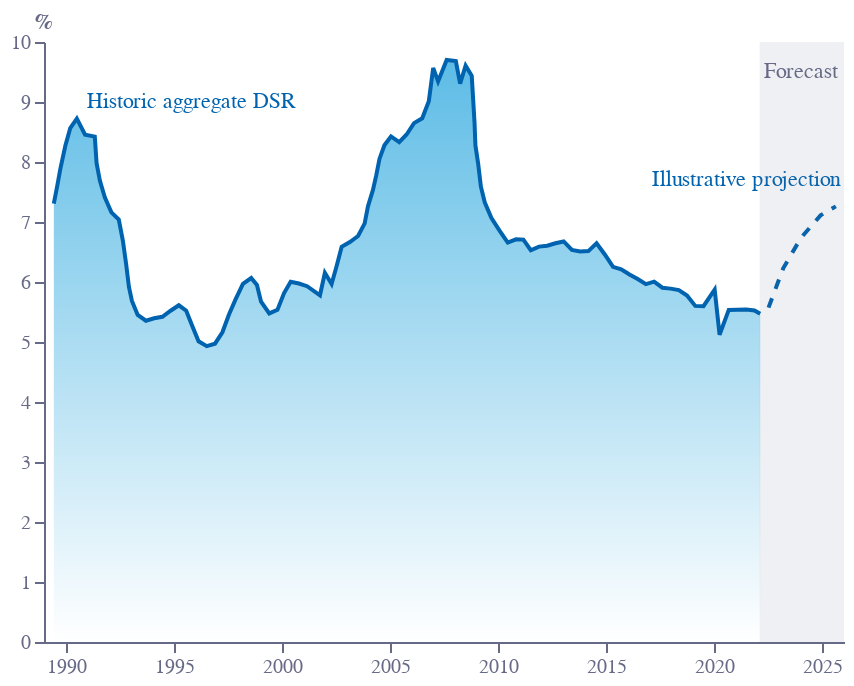

This figure's notebook cell:
### Code cell
base = alt.Chart(f5).encode(
    x=alt.X(
        "x:Q",
        axis=alt.Axis(
            grid=False,
            titleAlign="center",
            titleAnchor="middle",
            title="",
            titleY=-15,
            titleX=207,
            labelColor=colors["eco-gray"],
            titleColor=colors["eco-gray"],
            tickColor=colors["eco-gray"],
            domainColor=colors["eco-gray"],
            tickCount=10,
            orient="bottom",
            labelAngle=0,
            format='.0f'
        ),
        scale=alt.Scale(domain=[1989, 2026],nice=False),
    )
)
line = base.mark_area(line={'color':colors['eco-mid-blue']},
    color=alt.Gradient(
        gradient='linear',
        stops=[alt.GradientStop(color='white', offset=0),
               alt.GradientStop(color=colors['eco-light-blue'], offset=1)],
        x1=1,
        x2=1,
        y1=1,
        y2=0
    )).encode(
    y=alt.Y(
        "y:Q",
        sort=[],
        axis=alt.Axis(
            grid=False,
            title="%",
            titleX=-5,
            titleY=-5,
            titleBaseline="bottom",
            titleAngle=0,
            titleAlign="left",
            labelColor=colors["eco-gray"],
            titleColor=colors["eco-gray"],
            tickColor=colors["eco-gray"],
            domainColor=colors["eco-gray"],
        ),
        # scale=alt.Scale(domain=[2006, 2023]),
    )
).transform_filter('datum.x<2022.5')
line2 = base.mark_line(color=colors['eco-mid-blue'],strokeDash=[5,5]).encode(
    y=alt.Y(
        "y:Q",
        sort=[],
    )
).transform_filter('datum.x>2022.5')

label7=alt.Chart(pd.DataFrame([{'x':1991,'y':9,'t':'Historic aggregate DSR'}])).mark_text(color=colors['eco-mid-blue'],align='left').encode(x='x:Q',y='y:Q',text='t:N')
label8=alt.Chart(pd.DataFrame([{'x':2025.8,'y':7.7,'t':'Illustrative projection'}])).mark_text(color=colors['eco-mid-blue'],align='right').encode(x='x:Q',y='y:Q',text='t:N')
label9=alt.Chart(pd.DataFrame([{'x':2024,'y':9.5,'t':'Forecast'}])).mark_text(color=colors['eco-gray'],align='center').encode(x='x:Q',y='y:Q',text='t:N')

# points = line.mark_point(
#     size=25, color=colors["eco-turquiose"], fill=colors["eco-turquiose"]
# )
area = alt.Chart(pd.DataFrame([{'x':2022.1,'y':0,'y2':10},{'x':2026,'y':0,'y2':10}])).mark_area(opacity=0.1, color=colors["eco-gray"]).encode(
    y="y:Q", y2="y2:Q",x='x:Q')
# axis1 = (
#     alt.Chart(pd.DataFrame([{"x": "> 225", "y": 0}, {"x": "225 <", "y": 0}]))
#     .mark_line(strokeWidth=1, strokeDash=[5, 5], color=colors["eco-gray"])
#     .encode(x=alt.X("x:N", sort=[]), y="y:Q")
# )
# axis2 = (
#     alt.Chart(pd.DataFrame([{"x": "75", "y": -0.16}, {"x": "75", "y": 0.05}]))
#     .mark_line(strokeWidth=1, xOffset=25, color=colors["eco-dot"])
#     .encode(x=alt.X("x:N", sort=[]), y="y:Q")
# )
layer1 = (
    ((line+line2+label7+label8+area+label9).properties(height=300, width=400))
    .configure_view(stroke=None)
    .properties(title="")
)
layer1.save("visualisation/" + f + ".json")
layer1.save("visualisation/" + f + ".png")
layer1.save("visualisation/" + f + ".svg")
open("README.md", "a").write(readme)
layer1

### Figure 1 — Vega-Lite specification as saved in the notebook (floating-point values rounded to 4 significant figures)
{"config": {"view": {"continuousWidth": 400, "continuousHeight": 300, "stroke": null}}, "layer": [{"mark": {"type": "area", "color": {"gradient": "linear", "stops": [{"color": "white", "offset": 0}, {"color": "#179FDB", "offset": 1}], "x1": 1, "x2": 1, "y1": 1, "y2": 0}, "line": {"color": "#0063AF"}}, "encoding": {"x": {"axis": {"domainColor": "#676A86", "format": ".0f", "grid": false, "labelAngle": 0, "labelColor": "#676A86", "orient": "bottom", "tickColor": "#676A86", "tickCount": 10, "title": "", "titleAlign": "center", "titleAnchor": "middle", "titleColor": "#676A86", "titleX": 207, "titleY": -15}, "field": "x", "scale": {"domain": [1989, 2026], "nice": false}, "type": "quantitative"}, "y": {"axis": {"domainColor": "#676A86", "grid": false, "labelColor": "#676A86", "tickColor": "#676A86", "title": "%", "titleAlign": "left", "titleAngle": 0, "titleBaseline": "bottom", "titleColor": "#676A86", "titleX": -5, "titleY": -5}, "field": "y", "sort": [], "type": "quantitative"}}, "transform": [{"filter": "datum.x<2022.5"}]}, {"mark": {"type": "line", "color": "#0063AF", "strokeDash": [5, 5]}, "encoding": {"x": {"axis": {"domainColor": "#676A86", "format": ".0f", "grid": false, "labelAngle": 0, "labelColor": "#676A86", "orient": "bottom", "tickColor": "#676A86", "tickCount": 10, "title": "", "titleAlign": "center", "titleAnchor": "middle", "titleColor": "#676A86", "titleX": 207, "titleY": -15}, "field": "x", "scale": {"domain": [1989, 2026], "nice": false}, "type": "quantitative"}, "y": {"field": "y", "sort": [], "type": "quantitative"}}, "transform": [{"filter": "datum.x>2022.5"}]}, {"data": {"name": "data-76eab026da84916b139c2a68d92c9796"}, "mark": {"type": "text", "align": "left", "color": "#0063AF"}, "encoding": {"text": {"field": "t", "type": "nominal"}, "x": {"field": "x", "type": "quantitative"}, "y": {"field": "y", "type": "quantitative"}}}, {"data": {"name": "data-3b9d6804809aa7734e79c42da8920b36"}, "mark": {"type": "text", "align": "right", "color": "#0063AF"}, "encoding": {"text": {"field": "t", "type": "nominal"}, "x": {"field": "x", "type": "quantitative"}, "y": {"field": "y", "type": "quantitative"}}}, {"data": {"name": "data-a744f712519f5b3f133f5b5fb205c53f"}, "mark": {"type": "area", "color": "#676A86", "opacity": 0.1}, "encoding": {"x": {"field": "x", "type": "quantitative"}, "y": {"field": "y", "type": "quantitative"}, "y2": {"field": "y2"}}}, {"data": {"name": "data-cfb0b4c97b6564f4fe9c295ab2368da8"}, "mark": {"type": "text", "align": "center", "color": "#676A86"}, "encoding": {"text": {"field": "t", "type": "nominal"}, "x": {"field": "x", "type": "quantitative"}, "y": {"field": "y", "type": "quantitative"}}}], "data": {"name": "data-92b3e75ac37b5ede633165efd2ad7578"}, "height": 300, "title": "", "width": 400, "$schema": "https://vega.github.io/schema/vega-lite/v4.17.0.json", "datasets": {"data-92b3e75ac37b5ede633165efd2ad7578": [{"x": 1989.0, "y": 7.306}, {"x": 1990.0, "y": 7.589}, {"x": 1990.0, "y": 7.891}, {"x": 1990.0, "y": 8.27}, {"x": 1990.0, "y": 8.564}, {"x": 1991.0, "y": 8.723}, {"x": 1991.0, "y": 8.456}, {"x": 1991.0, "y": 7.98}, {"x": 1992.0, "y": 7.69}, {"x": 1992.0, "y": 7.412}, {"x": 1992.0, "y": 7.16}, {"x": 1992.0, "y": 7.04}, {"x": 1993.0, "y": 6.687}, {"x": 1993.0, "y": 6.29}, {"x": 1993.0, "y": 5.916}, {"x": 1993.0, "y": 5.685}, {"x": 1993.0, "y": 5.451}, {"x": 1994.0, "y": 5.355}, {"x": 1994.0, "y": 5.395}, {"x": 1994.0, "y": 5.42}, {"x": 1995.0, "y": 5.521}, {"x": 1995.0, "y": 5.612}, {"x": 1996.0, "y": 5.521}, {"x": 1996.0, "y": 5.278}, {"x": 1996.0, "y": 5.012}, {"x": 1997.0, "y": 4.931}, {"x": 1997.0, "y": 4.972}, {"x": 1997.0, "y": 5.162}, {"x": 1998.0, "y": 5.458}, {"x": 1998.0, "y": 5.71}, {"x": 1998.0, "y": 5.97}, {"x": 1999.0, "y": 6.066}, {"x": 1999.0, "y": 5.95}, {"x": 1999.0, "y": 5.673}, {"x": 1999.0, "y": 5.476}, {"x": 2000.0, "y": 5.536}, {"x": 2000.0, "y": 5.815}, {"x": 2000.0, "y": 6.005}, {"x": 2001.0, "y": 5.975}, {"x": 2001.0, "y": 5.93}, {"x": 2003.0, "y": 6.271}, {"x": 2003.0, "y": 6.585}, {"x": 2003.0, "y": 6.666}, {"x": 2004.0, "y": 6.767}, {"x": 2004.0, "y": 6.977}, {"x": 2004.0, "y": 7.261}, {"x": 2004.0, "y": 7.53}, {"x": 2004.0, "y": 7.772}, {"x": 2005.0, "y": 8.051}, {"x": 2005.0, "y": 8.278}, {"x": 2005.0, "y": 8.426}, {"x": 2005.0, "y": 8.33}, {"x": 2006.0, "y": 8.459}, {"x": 2006.0, "y": 8.648}, {"x": 2006.0, "y": 8.728}, {"x": 2007.0, "y": 9.013}, {"x": 2009.0, "y": 8.658}, {"x": 2009.0, "y": 8.278}, {"x": 2009.0, "y": 7.973}, {"x": 2009.0, "y": 7.589}, {"x": 2009.0, "y": 7.328}, {"x": 2010.0, "y": 7.069}, {"x": 2010.0, "y": 6.858}, {"x": 2010.0, "y": 6.656}, {"x": 2011.0, "y": 6.711}, {"x": 2011.0, "y": 6.706}, {"x": 2012.0, "y": 6.53}, {"x": 2012.0, "y": 6.59}, {"x": 2012.0, "y": 6.605}, {"x": 2013.0, "y": 6.646}, {"x": 2013.0, "y": 6.676}, {"x": 2013.0, "y": 6.535}, {"x": 2014.0, "y": 6.51}, {"x": 2014.0, "y": 6.515}, {"x": 2015.0, "y": 6.646}, {"x": 2015.0, "y": 6.459}, {"x": 2015.0, "y": 6.252}, {"x": 2016.0, "y": 6.212}, {"x": 2016.0, "y": 6.126}, {"x": 2016.0, "y": 6.051}, {"x": 2017.0, "y": 5.965}, {"x": 2017.0, "y": 6.005}, {"x": 2018.0, "y": 5.905}, {"x": 2018.0, "y": 5.889}, {"x": 2018.0, "y": 5.864}, {"x": 2019.0, "y": 5.773}, {"x": 2019.0, "y": 5.602}, {"x": 2020.0, "y": 5.597}, {"x": 2021.0, "y": 5.541}, {"x": 2022.0, "y": 5.526}, {"x": 2022.0, "y": 5.471}, {"x": 1991.0, "y": 8.424}, {"x": 2002.0, "y": 5.779}, {"x": 2002.0, "y": 6.154}, {"x": 2002.0, "y": 5.966}, {"x": 2007.0, "y": 9.568}, {"x": 2007.0, "y": 9.343}, {"x": 2008.0, "y": 9.7}, {"x": 2008.0, "y": 9.681}, {"x": 2008.0, "y": 9.306}, {"x": 2008.0, "y": 9.606}, {"x": 2009.0, "y": 9.437}, {"x": 2020.0, "y": 5.872}, {"x": 2020.0, "y": 5.122}, {"x": 2021.0, "y": 5.535}, {"x": 2023.0, "y": 5.572}, {"x": 2023.0, "y": 6.229}, {"x": 2024.0, "y": 6.735}, {"x": 2025.0, "y": 7.111}, {"x": 2026.0, "y": 7.261}], "data-76eab026da84916b139c2a68d92c9796": [{"x": 1991, "y": 9, "t": "Historic aggregate DSR"}], "data-3b9d6804809aa7734e79c42da8920b36": [{"x": 2026.0, "y": 7.7, "t": "Illustrative projection"}], "data-a744f712519f5b3f133f5b5fb205c53f": [{"x": 2022.0, "y": 0, "y2": 10}, {"x": 2026.0, "y": 0, "y2": 10}], "data-cfb0b4c97b6564f4fe9c295ab2368da8": [{"x": 2024, "y": 9.5, "t": "Forecast"}]}}
